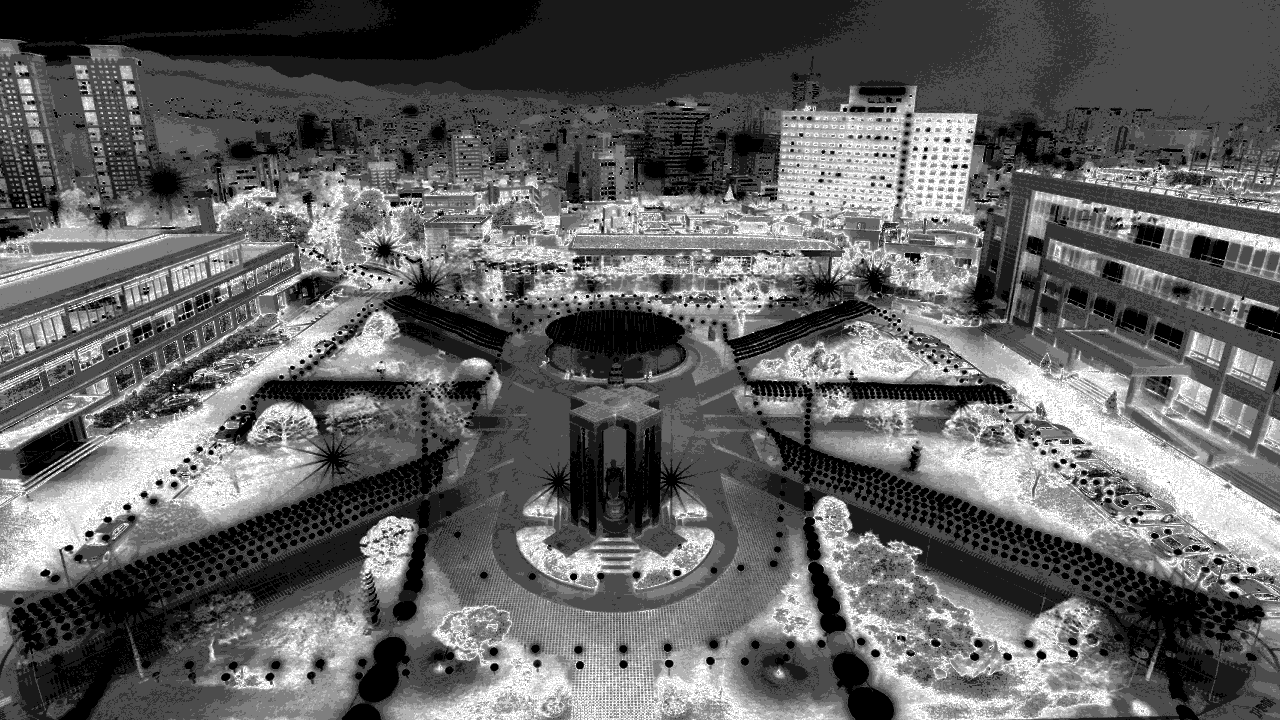
#> input picture assignment2/dgu_equalize2.png, 1280 x 720 px
$ python hp_lp_filter.py ../assignment2/dgu_equalize2.png
#> lines starting #> are read from the running program, lines starting #| are printed output that depends on the picture; after the words box and inside, x2 and y2 are one past the last pixel; in counts of white or black regions, pixels touching at a corner belong together
import sys
import cv2
import numpy as np
from numpy import fft


def run():
    filename = sys.argv[-1]
    img = cv2.imread(filename, 0)
#> img is the input picture: shape (720, 1280); min 0, max 10, mean 3.87
    name = filename.split('.')[0]

    in_magnitude_img = get_magnitude(img)
    cv2.imwrite(name + '_magnitudue.png', in_magnitude_img)

    lp_filtered_img = apply_low_pass_filter(img)
    lp_magnitude_img = get_magnitude(lp_filtered_img)
    cv2.imwrite(name + '_filtered_LP.png', lp_filtered_img)
    cv2.imwrite(name + '_magnitude_LP.png', lp_magnitude_img)

    hp_filtered_img = apply_high_pass_filter(img)
    hp_magnitude_img = get_magnitude(hp_filtered_img)
    cv2.imwrite(name + '_filtered_HP.png', hp_filtered_img)
    cv2.imwrite(name + '_magnitude_HP.png', hp_magnitude_img)


def get_magnitude(img):
    fourier = fft.fft2(img)
    shifted_fouirer = fft.fftshift(fourier)
    return 20 * np.log(np.abs(shifted_fouirer))
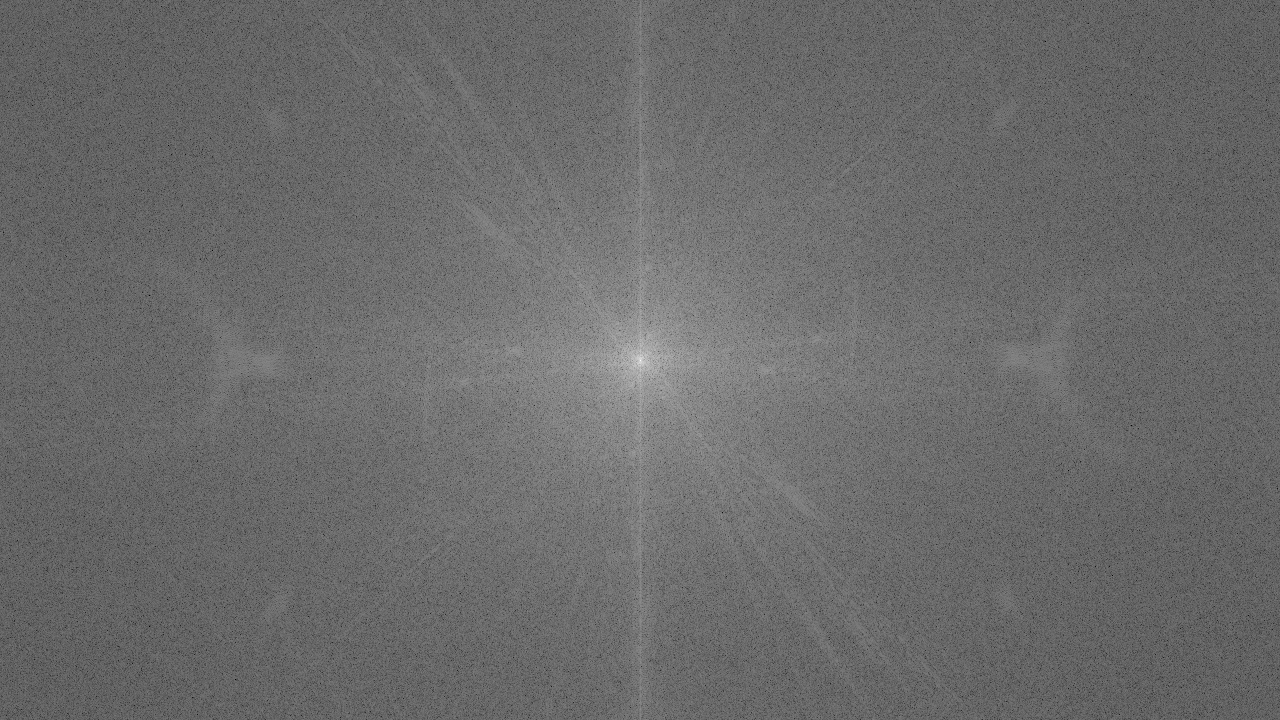
#> returned value: shape (720, 1280) float64; min 2.21, max 301.7, mean 128; drawn with min black and max white


def apply_low_pass_filter(img):
    lp_filter = generate_lp_filter(img, 50)
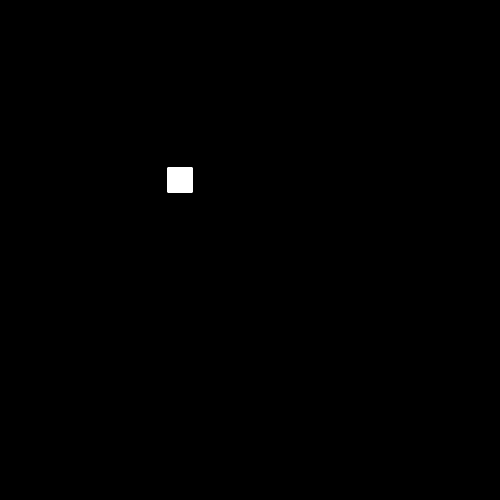
#> lp_filter: shape (1000, 1000) float64 (shown at 1/2 size); values 0 (black) and 1 (white), 0.25% white; 1 white region, box (x1, y1, x2, y2) and area: (335, 335, 385, 385) 2500

    fourier = fft.fft2(img)
    shifted_fouirer = fft.fftshift(fourier)
    phase_img = np.angle(shifted_fouirer)
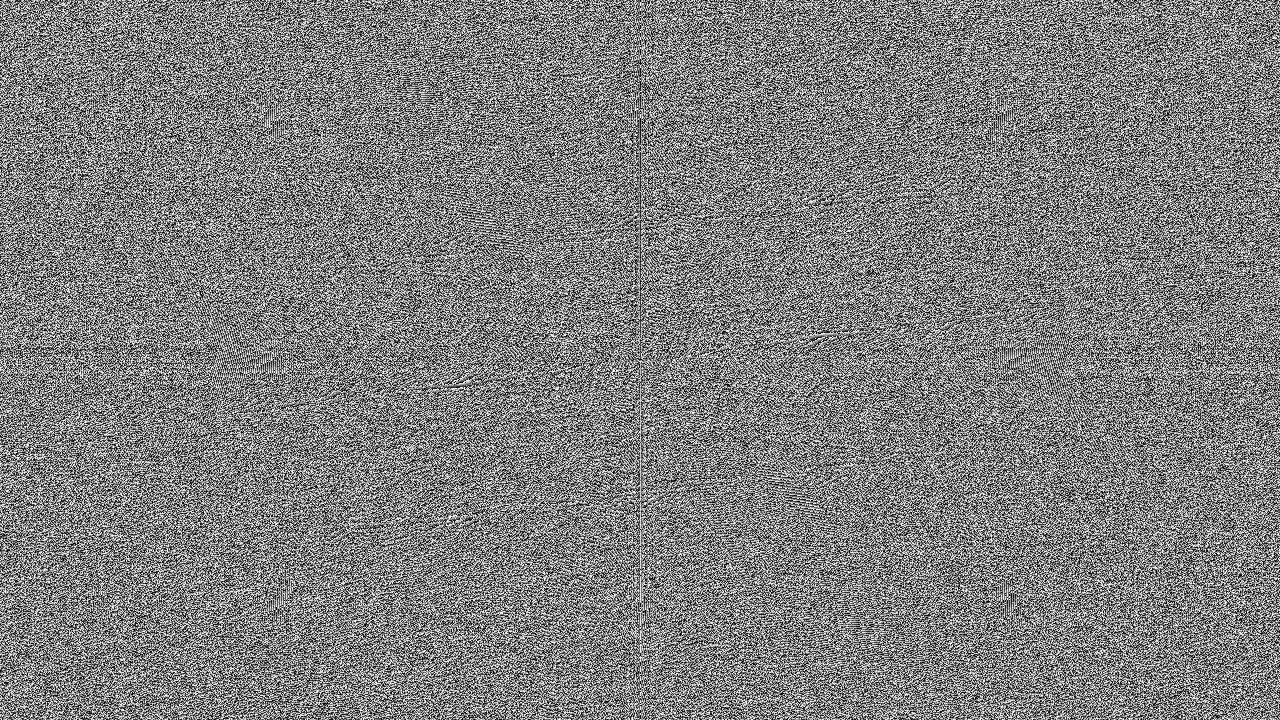
#> phase_img: shape (720, 1280) float64; min -3.14, max 3.14, mean -3.41e-06; drawn with min black and max white

#> (the run stopped early here; a loop or call above may not have finished)
